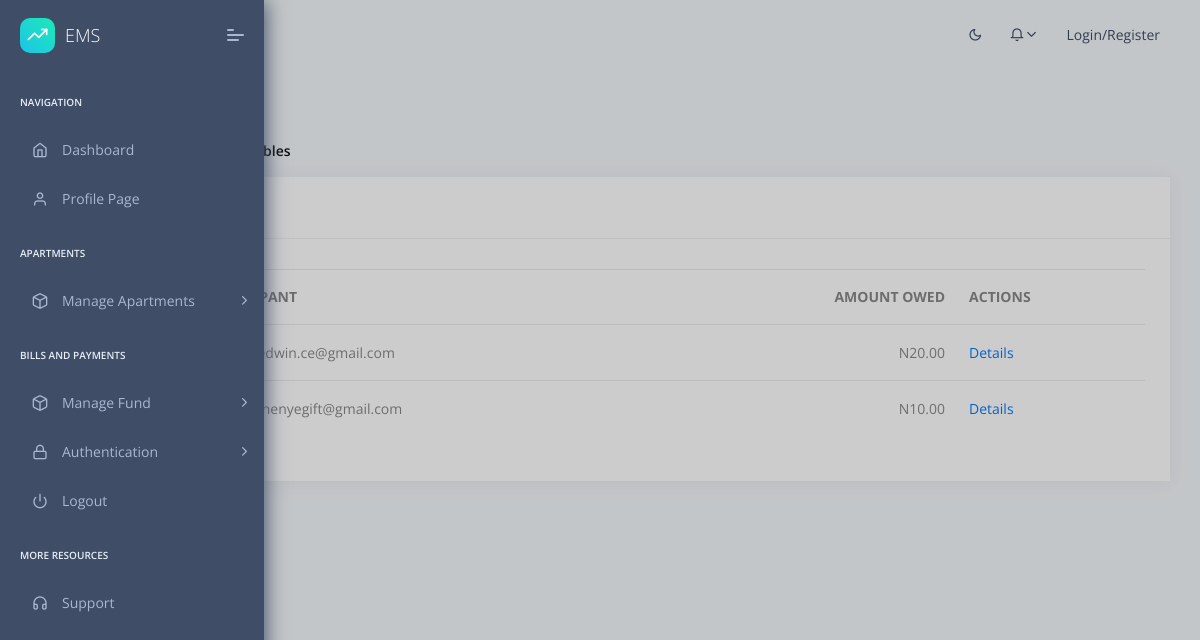
The page /bills/pending_bills/ on the database as committed earlier.
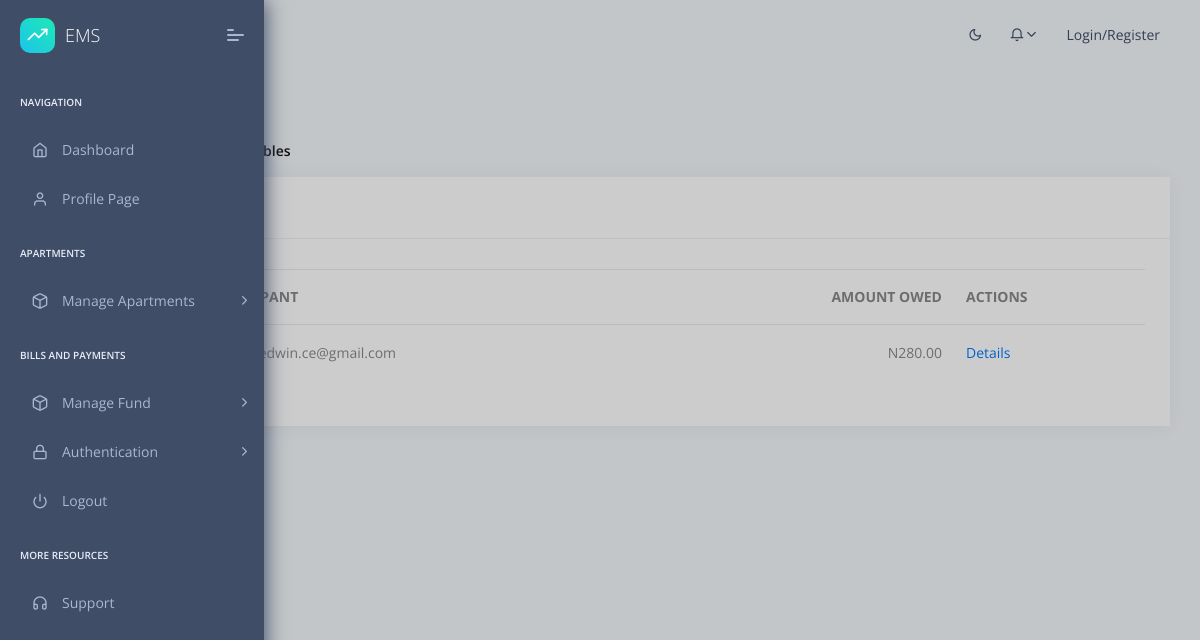
The same page on the database as committed later.
### accounts/models.py (models this page shows, shortened)
class User(AbstractBaseUser):
    foto			= models.ImageField(null=True, blank=True, upload_to="image/", default="image/male.jpg")
    email 			= models.EmailField(max_length=255, unique=True)
    first_name		= models.CharField(max_length=225)
    last_name		= models.CharField(max_length=225)
    other_names		= models.CharField(max_length=225, blank=True, null=True)
    phone1          = models.CharField(max_length=11,null=True,blank=True)
    phone2          = models.CharField(max_length=11, blank=True, null=True)
    gender          = models.CharField(null=True, blank=True,max_length=10, choices=GENDER)
    active 			= models.BooleanField(default=False)
    staff 			= models.BooleanField(default=False)
    is_shop_owner 	= models.BooleanField(default=False)
    is_resident 	= models.BooleanField(default=False)
    admin			= models.BooleanField(default=False)
    group 			= models.ForeignKey(Group, on_delete=models.CASCADE, blank=True, null=True)
    timestamp 		= models.DateTimeField(auto_now_add=True, auto_now=False)
    USERNAME_FIELD = 'email'
    REQUIRED_FIELDS = ["first_name","last_name"]
    objects = UserManager()

### bills/views.py (the view)
# urls.py: path('pending_bills/',views.pending_bills_view, name='pending_bills'),
def pending_bills_view(request):
    bills=Bill.objects.filter(status='billed').order_by().values(
            "occupant__email","occupant","amount_due").annotate(n=models.Count("pk"))
    context={"bills":bills}
    return render(request,'bills/pending_bills.html',context)

### context_processors.py (called while the page is built)
def cfg_assets_root(request):
    return { 'ASSETS_ROOT' : settings.ASSETS_ROOT }

### templates/bills/pending_bills.html (shortened to what this page needs)
{% extends "layouts/base.html" %}
{% load mathfilters %}
{% block content %}
    <section class="pcoded-main-container">
        <div class="pcoded-wrapper">
            <div class="pcoded-content">
                <div class="pcoded-inner-content">
                    <div class="page-header">
                        <div class="page-block">
                            <div class="row align-items-center">
                                <div class="col-md-12">
                                    <div class="page-header-title">
                                        <h5 class="m-b-10">Pending Bills</h5>
                                    </div>
                                    <ul class="breadcrumb">
                                        <li class="breadcrumb-item"><a href="/"></a></li>
                                        <li class="breadcrumb-item"><a href="#!">Tables</a></li>
                                        <li class="breadcrumb-item"><a href="javascript:">Basic Tables</a></li>
                                    </ul>
                                </div>
                            </div>
                        </div>
                    </div>
                    <div class="main-body">
                        <div class="page-wrapper">
                            <div class="row">
                                <div class="col-xl-12">
                                    <div class="card">
                                        <div class="card-header">
                                            <h5>Pending Bills</h5>
                                        </div>
                                        <div class="card-block table-border-style">
                                            <div class="table-responsive">
                                                <table class="table table-hover">
                                                    <thead>
                                                        <tr>
                                                            <th>#</th>
                                                            <th>OCCUPANT</th>
                                                            <th style="text-align: right;">AMOUNT OWED</th>
                                                            <th>ACTIONS</th>
                                                        </tr>
                                                    </thead>
                                                    <tbody>
                                                        {% for bill in bills %}
                                                        <tr>
                                                            <th>{{ forloop.counter }}</th>
                                                            <td>{{bill.occupant__email}}</td>
                                                            <td style="text-align: right;">N{{ bill.n|mul:bill.amount_due }}</td>
                                                            <td><a href="{% url 'pending_bills_detail' bill.occupant %}">Details</a></td>
                                                        </tr>
                                                        {% endfor %}
                                                    </tbody>
                                                </table>
                                            </div>
                                        </div>
                                    </div>
                                </div>
                            </div>
                        </div>
                    </div>
                </div>
            </div>
        </div>
    </section>
{% endblock content %}

Rows that differ between the two databases and show on the page:
no longer on this page (row edited): User: occupant__email "favournenyegift@gmail.com", n|mul "10.00"
computed for User "chuksedwin.ce@gmail.com": n|mul "20.00" → "280.00"
